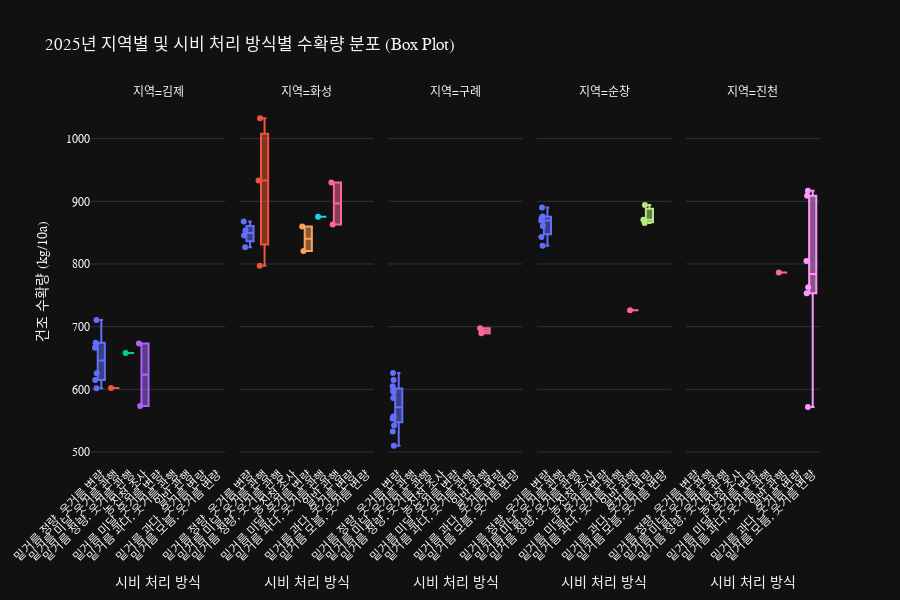

This figure's notebook cell:
### Markdown cell above
## 지역별 및 시비 처리 방식별 수확량 분포(Box Plot)

### Code cell
# 3. Box Plot을 위한 데이터 준비 (수확량 결측치 제거)
chart_data = df_25[['시비 처리', '지역' ,'건조 수확량(kg/10a)']].dropna()

# 4. (개선) 시비 처리 방식을 중앙값(median) 수확량 기준으로 정렬
median_yields = chart_data.groupby('시비 처리')['건조 수확량(kg/10a)'].median().sort_values(ascending=False)
sorted_treatments = median_yields.index.tolist()

# 4. [요청 사항] 지역별, 시비 처리별 통계 계산
print("\n--- [요청 분석] 2025년 지역별/시비 처리별 상세 통계 ---")

# '건조 수확량'이 NaN이 아닌 데이터만 통계에 사용
stats_data = df_25[['지역', '시비 처리', '건조 수확량(kg/10a)']].dropna()

summary_stats = stats_data.groupby(['지역', '시비 처리'])['건조 수확량(kg/10a)'].agg(
    필지수='size',
    평균수확량='mean',
    표준편차='std',
    최소값='min',
    최대값='max',
    중앙값='median'
).reset_index()

# 표준편차(std)는 필지가 1개일 때 NaN이 됨. 0으로 채우기
summary_stats['표준편차'] = summary_stats['표준편차'].fillna(0)

print(summary_stats.to_string(index=False, float_format="%.2f"))

# print("\n--- 시비 처리별 수확량 중앙값 (정렬 순서) ---")
# print(median_yields)

# 3. 2025년 데이터 필터링
# df_2025 = df[df['년도'] == 2025].copy()

if df_25.empty:
    print("2025년 데이터가 없습니다.")
else:
    print(f"2025년 데이터 {len(df_2025)}개를 시각화합니다.")

    # 4. Box Plot을 위한 데이터 준비 (수확량 결측치 제거)
    chart_data = df_25[['지역', '시비 처리', '건조 수확량(kg/10a)']].dropna()

    # 5. Plotly를 사용한 Box Plot 시각화
    fig = px.box(
        chart_data,
        x='시비 처리',                  # X축: 시비 처리 방식
        y='건조 수확량(kg/10a)',        # Y축: 건조 수확량
        color='시비 처리',              # 색상: 시비 처리 방식
        facet_col='지역',            # *** '지역'별로 차트 분리 ***
        points='all',                  # 모든 개별 데이터 포인트를 점으로 표시
        labels={
            "건조 수확량(kg/10a)": "건조 수확량 (kg/10a)",
            "시비 처리": "시비 처리 방식",
            "지역": "지역"
        },
        title="2025년 지역별 및 시비 처리 방식별 수확량 분포 (Box Plot)"
    )

    # 6. 차트 레이아웃 가독성 높이기
    fig.update_layout(
        height=600, # X축 라벨이 길 수 있으므로 높이를 넉넉하게
        font=dict(family="Malgun Gothic, AppleGGothic, sans-serif"), # 한글 폰트 지정
        showlegend=False # X축과 색상이 동일하므로 범례는 숨김
    )
    # X축 제목 업데이트 및 라벨 회전 (겹침 방지)
    fig.update_xaxes(title_text='시비 처리 방식', tickangle=-45)

    fig.show()

image_filename = "지역별 및 시비 처리 방식별 수확량 분포.png"
fig.write_image(
        image_filename,
        width=1200,
        height=600,
        scale=2  # 2배 해상도
    )

### Figure 1 — Plotly figure (JSON) as saved in the notebook; plotly's stock layout.template omitted (floating-point values rounded to 4 significant figures)
{"data": [{"alignmentgroup": "True", "boxpoints": "all", "hovertemplate": "시비 처리 방식=%{x}<br>지역=김제<br>건조 수확량 (kg/10a)=%{y}<extra></extra>", "legendgroup": "밑거름 정량, 웃거름 변량", "marker": {"color": "#636efa"}, "name": "밑거름 정량, 웃거름 변량", "notched": false, "offsetgroup": "밑거름 정량, 웃거름 변량", "orientation": "v", "showlegend": true, "x": ["밑거름 정량, 웃거름 변량", "밑거름 정량, 웃거름 변량", "밑거름 정량, 웃거름 변량", "밑거름 정량, 웃거름 변량", "밑거름 정량, 웃거름 변량", "밑거름 정량, 웃거름 변량"], "x0": " ", "xaxis": "x", "y": [614.8, 710.5, 601.7, 666.3, 625.4, 674.5], "y0": " ", "yaxis": "y", "type": "box"}, {"alignmentgroup": "True", "boxpoints": "all", "hovertemplate": "시비 처리 방식=%{x}<br>지역=화성<br>건조 수확량 (kg/10a)=%{y}<extra></extra>", "legendgroup": "밑거름 정량, 웃거름 변량", "marker": {"color": "#636efa"}, "name": "밑거름 정량, 웃거름 변량", "notched": false, "offsetgroup": "밑거름 정량, 웃거름 변량", "orientation": "v", "showlegend": false, "x": ["밑거름 정량, 웃거름 변량", "밑거름 정량, 웃거름 변량", "밑거름 정량, 웃거름 변량", "밑거름 정량, 웃거름 변량"], "x0": " ", "xaxis": "x2", "y": [845.3, 867.8, 853.5, 826.9], "y0": " ", "yaxis": "y2", "type": "box"}, {"alignmentgroup": "True", "boxpoints": "all", "hovertemplate": "시비 처리 방식=%{x}<br>지역=구례<br>건조 수확량 (kg/10a)=%{y}<extra></extra>", "legendgroup": "밑거름 정량, 웃거름 변량", "marker": {"color": "#636efa"}, "name": "밑거름 정량, 웃거름 변량", "notched": false, "offsetgroup": "밑거름 정량, 웃거름 변량", "orientation": "v", "showlegend": false, "x": ["밑거름 정량, 웃거름 변량", "밑거름 정량, 웃거름 변량", "밑거름 정량, 웃거름 변량", "밑거름 정량, 웃거름 변량", "밑거름 정량, 웃거름 변량", "밑거름 정량, 웃거름 변량", "밑거름 정량, 웃거름 변량", "밑거름 정량, 웃거름 변량", "밑거름 정량, 웃거름 변량", "밑거름 정량, 웃거름 변량", "밑거름 정량, 웃거름 변량", "밑거름 정량, 웃거름 변량"], "x0": " ", "xaxis": "x3", "y": [586.0, 614.8, 557.1, 542.1, 532.6, 595.6, 555.6, 509.9, 553.0, 626.2, 597.4, 604.8], "y0": " ", "yaxis": "y3", "type": "box"}, {"alignmentgroup": "True", "boxpoints": "all", "hovertemplate": "시비 처리 방식=%{x}<br>지역=순창<br>건조 수확량 (kg/10a)=%{y}<extra></extra>", "legendgroup": "밑거름 정량, 웃거름 변량", "marker": {"color": "#636efa"}, "name": "밑거름 정량, 웃거름 변량", "notched": false, "offsetgroup": "밑거름 정량, 웃거름 변량", "orientation": "v", "showlegend": false, "x": ["밑거름 정량, 웃거름 변량", "밑거름 정량, 웃거름 변량", "밑거름 정량, 웃거름 변량", "밑거름 정량, 웃거름 변량", "밑거름 정량, 웃거름 변량", "밑거름 정량, 웃거름 변량", "밑거름 정량, 웃거름 변량"], "x0": " ", "xaxis": "x4", "y": [869.4, 829.3, 842.9, 860.4, 890.3, 876.0, 873.5], "y0": " ", "yaxis": "y4", "type": "box"}, {"alignmentgroup": "True", "boxpoints": "all", "hovertemplate": "시비 처리 방식=%{x}<br>지역=김제<br>건조 수확량 (kg/10a)=%{y}<extra></extra>", "legendgroup": "밑거름 미달, 웃거름 관행", "marker": {"color": "#EF553B"}, "name": "밑거름 미달, 웃거름 관행", "notched": false, "offsetgroup": "밑거름 미달, 웃거름 관행", "orientation": "v", "showlegend": true, "x": ["밑거름 미달, 웃거름 관행"], "x0": " ", "xaxis": "x", "y": [602.2], "y0": " ", "yaxis": "y", "type": "box"}, {"alignmentgroup": "True", "boxpoints": "all", "hovertemplate": "시비 처리 방식=%{x}<br>지역=화성<br>건조 수확량 (kg/10a)=%{y}<extra></extra>", "legendgroup": "밑거름 미달, 웃거름 관행", "marker": {"color": "#EF553B"}, "name": "밑거름 미달, 웃거름 관행", "notched": false, "offsetgroup": "밑거름 미달, 웃거름 관행", "orientation": "v", "showlegend": false, "x": ["밑거름 미달, 웃거름 관행", "밑거름 미달, 웃거름 관행", "밑거름 미달, 웃거름 관행"], "x0": " ", "xaxis": "x2", "y": [933.0, 1033.0, 797.3], "y0": " ", "yaxis": "y2", "type": "box"}, {"alignmentgroup": "True", "boxpoints": "all", "hovertemplate": "시비 처리 방식=%{x}<br>지역=김제<br>건조 수확량 (kg/10a)=%{y}<extra></extra>", "legendgroup": "밑거름 정량, 웃거름 관행", "marker": {"color": "#00cc96"}, "name": "밑거름 정량, 웃거름 관행", "notched": false, "offsetgroup": "밑거름 정량, 웃거름 관행", "orientation": "v", "showlegend": true, "x": ["밑거름 정량, 웃거름 관행"], "x0": " ", "xaxis": "x", "y": [657.9], "y0": " ", "yaxis": "y", "type": "box"}, {"alignmentgroup": "True", "boxpoints": "all", "hovertemplate": "시비 처리 방식=%{x}<br>지역=김제<br>건조 수확량 (kg/10a)=%{y}<extra></extra>", "legendgroup": "농진청 조사", "marker": {"color": "#ab63fa"}, "name": "농진청 조사", "notched": false, "offsetgroup": "농진청 조사", "orientation": "v", "showlegend": true, "x": ["농진청 조사", "농진청 조사"], "x0": " ", "xaxis": "x", "y": [673.1, 573.2], "y0": " ", "yaxis": "y", "type": "box"}, {"alignmentgroup": "True", "boxpoints": "all", "hovertemplate": "시비 처리 방식=%{x}<br>지역=화성<br>건조 수확량 (kg/10a)=%{y}<extra></extra>", "legendgroup": "밑거름 미달, 웃거름 변량", "marker": {"color": "#FFA15A"}, "name": "밑거름 미달, 웃거름 변량", "notched": false, "offsetgroup": "밑거름 미달, 웃거름 변량", "orientation": "v", "showlegend": true, "x": ["밑거름 미달, 웃거름 변량", "밑거름 미달, 웃거름 변량"], "x0": " ", "xaxis": "x2", "y": [859.7, 820.8], "y0": " ", "yaxis": "y2", "type": "box"}, {"alignmentgroup": "True", "boxpoints": "all", "hovertemplate": "시비 처리 방식=%{x}<br>지역=화성<br>건조 수확량 (kg/10a)=%{y}<extra></extra>", "legendgroup": "밑거름 과다, 웃거름 관행", "marker": {"color": "#19d3f3"}, "name": "밑거름 과다, 웃거름 관행", "notched": false, "offsetgroup": "밑거름 과다, 웃거름 관행", "orientation": "v", "showlegend": true, "x": ["밑거름 과다, 웃거름 관행"], "x0": " ", "xaxis": "x2", "y": [875.6], "y0": " ", "yaxis": "y2", "type": "box"}, {"alignmentgroup": "True", "boxpoints": "all", "hovertemplate": "시비 처리 방식=%{x}<br>지역=화성<br>건조 수확량 (kg/10a)=%{y}<extra></extra>", "legendgroup": "일반 관행", "marker": {"color": "#FF6692"}, "name": "일반 관행", "notched": false, "offsetgroup": "일반 관행", "orientation": "v", "showlegend": true, "x": ["일반 관행", "일반 관행"], "x0": " ", "xaxis": "x2", "y": [929.8, 862.9], "y0": " ", "yaxis": "y2", "type": "box"}, {"alignmentgroup": "True", "boxpoints": "all", "hovertemplate": "시비 처리 방식=%{x}<br>지역=구례<br>건조 수확량 (kg/10a)=%{y}<extra></extra>", "legendgroup": "일반 관행", "marker": {"color": "#FF6692"}, "name": "일반 관행", "notched": false, "offsetgroup": "일반 관행", "orientation": "v", "showlegend": false, "x": ["일반 관행", "일반 관행"], "x0": " ", "xaxis": "x3", "y": [689.3, 697.4], "y0": " ", "yaxis": "y3", "type": "box"}, {"alignmentgroup": "True", "boxpoints": "all", "hovertemplate": "시비 처리 방식=%{x}<br>지역=순창<br>건조 수확량 (kg/10a)=%{y}<extra></extra>", "legendgroup": "일반 관행", "marker": {"color": "#FF6692"}, "name": "일반 관행", "notched": false, "offsetgroup": "일반 관행", "orientation": "v", "showlegend": false, "x": ["일반 관행"], "x0": " ", "xaxis": "x4", "y": [726.0], "y0": " ", "yaxis": "y4", "type": "box"}, {"alignmentgroup": "True", "boxpoints": "all", "hovertemplate": "시비 처리 방식=%{x}<br>지역=진천<br>건조 수확량 (kg/10a)=%{y}<extra></extra>", "legendgroup": "일반 관행", "marker": {"color": "#FF6692"}, "name": "일반 관행", "notched": false, "offsetgroup": "일반 관행", "orientation": "v", "showlegend": false, "x": ["일반 관행"], "x0": " ", "xaxis": "x5", "y": [786.5], "y0": " ", "yaxis": "y5", "type": "box"}, {"alignmentgroup": "True", "boxpoints": "all", "hovertemplate": "시비 처리 방식=%{x}<br>지역=순창<br>건조 수확량 (kg/10a)=%{y}<extra></extra>", "legendgroup": "밑거름 과다, 웃거름 변량", "marker": {"color": "#B6E880"}, "name": "밑거름 과다, 웃거름 변량", "notched": false, "offsetgroup": "밑거름 과다, 웃거름 변량", "orientation": "v", "showlegend": true, "x": ["밑거름 과다, 웃거름 변량", "밑거름 과다, 웃거름 변량", "밑거름 과다, 웃거름 변량"], "x0": " ", "xaxis": "x4", "y": [870.4, 894.1, 865.5], "y0": " ", "yaxis": "y4", "type": "box"}, {"alignmentgroup": "True", "boxpoints": "all", "hovertemplate": "시비 처리 방식=%{x}<br>지역=진천<br>건조 수확량 (kg/10a)=%{y}<extra></extra>", "legendgroup": "밑거름 모름, 웃거름 변량", "marker": {"color": "#FF97FF"}, "name": "밑거름 모름, 웃거름 변량", "notched": false, "offsetgroup": "밑거름 모름, 웃거름 변량", "orientation": "v", "showlegend": true, "x": ["밑거름 모름, 웃거름 변량", "밑거름 모름, 웃거름 변량", "밑거름 모름, 웃거름 변량", "밑거름 모름, 웃거름 변량", "밑거름 모름, 웃거름 변량", "밑거름 모름, 웃거름 변량"], "x0": " ", "xaxis": "x5", "y": [916.7, 753.4, 908.9, 763.1, 804.8, 571.8], "y0": " ", "yaxis": "y5", "type": "box"}], "layout": {"xaxis": {"anchor": "y", "domain": [0.0, 0.184], "title": {"text": "시비 처리 방식"}, "categoryorder": "array", "categoryarray": ["밑거름 정량, 웃거름 변량", "밑거름 미달, 웃거름 관행", "밑거름 정량, 웃거름 관행", "농진청 조사", "밑거름 미달, 웃거름 변량", "밑거름 과다, 웃거름 관행", "일반 관행", "밑거름 과다, 웃거름 변량", "밑거름 모름, 웃거름 변량"], "tickangle": -45}, "yaxis": {"anchor": "x", "domain": [0.0, 1.0], "title": {"text": "건조 수확량 (kg/10a)"}}, "xaxis2": {"anchor": "y2", "domain": [0.204, 0.388], "matches": "x", "title": {"text": "시비 처리 방식"}, "categoryorder": "array", "categoryarray": ["밑거름 정량, 웃거름 변량", "밑거름 미달, 웃거름 관행", "밑거름 정량, 웃거름 관행", "농진청 조사", "밑거름 미달, 웃거름 변량", "밑거름 과다, 웃거름 관행", "일반 관행", "밑거름 과다, 웃거름 변량", "밑거름 모름, 웃거름 변량"], "tickangle": -45}, "yaxis2": {"anchor": "x2", "domain": [0.0, 1.0], "matches": "y", "showticklabels": false}, "xaxis3": {"anchor": "y3", "domain": [0.408, 0.592], "matches": "x", "title": {"text": "시비 처리 방식"}, "categoryorder": "array", "categoryarray": ["밑거름 정량, 웃거름 변량", "밑거름 미달, 웃거름 관행", "밑거름 정량, 웃거름 관행", "농진청 조사", "밑거름 미달, 웃거름 변량", "밑거름 과다, 웃거름 관행", "일반 관행", "밑거름 과다, 웃거름 변량", "밑거름 모름, 웃거름 변량"], "tickangle": -45}, "yaxis3": {"anchor": "x3", "domain": [0.0, 1.0], "matches": "y", "showticklabels": false}, "xaxis4": {"anchor": "y4", "domain": [0.612, 0.796], "matches": "x", "title": {"text": "시비 처리 방식"}, "categoryorder": "array", "categoryarray": ["밑거름 정량, 웃거름 변량", "밑거름 미달, 웃거름 관행", "밑거름 정량, 웃거름 관행", "농진청 조사", "밑거름 미달, 웃거름 변량", "밑거름 과다, 웃거름 관행", "일반 관행", "밑거름 과다, 웃거름 변량", "밑거름 모름, 웃거름 변량"], "tickangle": -45}, "yaxis4": {"anchor": "x4", "domain": [0.0, 1.0], "matches": "y", "showticklabels": false}, "xaxis5": {"anchor": "y5", "domain": [0.816, 1.0], "matches": "x", "title": {"text": "시비 처리 방식"}, "categoryorder": "array", "categoryarray": ["밑거름 정량, 웃거름 변량", "밑거름 미달, 웃거름 관행", "밑거름 정량, 웃거름 관행", "농진청 조사", "밑거름 미달, 웃거름 변량", "밑거름 과다, 웃거름 관행", "일반 관행", "밑거름 과다, 웃거름 변량", "밑거름 모름, 웃거름 변량"], "tickangle": -45}, "yaxis5": {"anchor": "x5", "domain": [0.0, 1.0], "matches": "y", "showticklabels": false}, "annotations": [{"font": {}, "showarrow": false, "text": "지역=김제", "x": 0.092, "xanchor": "center", "xref": "paper", "y": 1.0, "yanchor": "bottom", "yref": "paper"}, {"font": {}, "showarrow": false, "text": "지역=화성", "x": 0.296, "xanchor": "center", "xref": "paper", "y": 1.0, "yanchor": "bottom", "yref": "paper"}, {"font": {}, "showarrow": false, "text": "지역=구례", "x": 0.5, "xanchor": "center", "xref": "paper", "y": 1.0, "yanchor": "bottom", "yref": "paper"}, {"font": {}, "showarrow": false, "text": "지역=순창", "x": 0.704, "xanchor": "center", "xref": "paper", "y": 1.0, "yanchor": "bottom", "yref": "paper"}, {"font": {}, "showarrow": false, "text": "지역=진천", "x": 0.908, "xanchor": "center", "xref": "paper", "y": 1.0, "yanchor": "bottom", "yref": "paper"}], "legend": {"title": {"text": "시비 처리 방식"}, "tracegroupgap": 0}, "title": {"text": "2025년 지역별 및 시비 처리 방식별 수확량 분포 (Box Plot)"}, "boxmode": "overlay", "font": {"family": "Malgun Gothic, AppleGGothic, sans-serif"}, "height": 600, "showlegend": false}}
